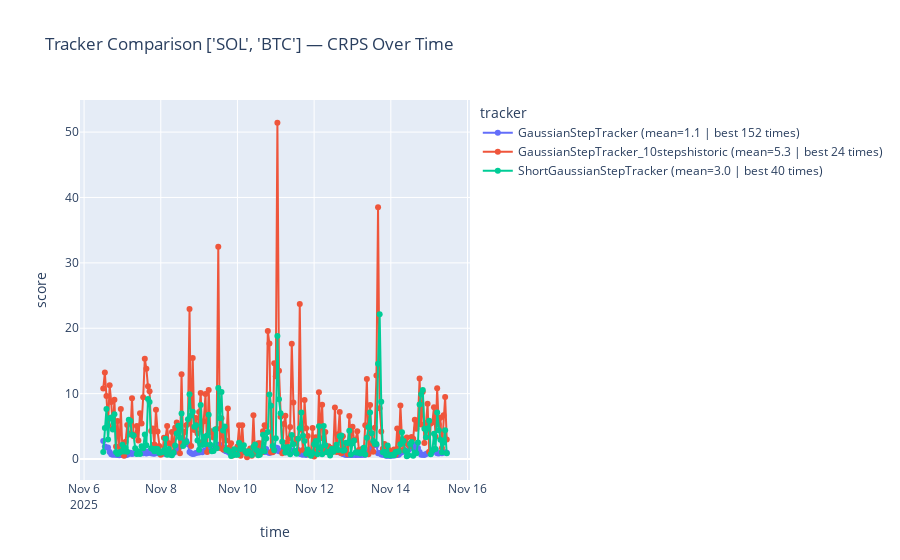

The notebook cell this image was saved under:
### Code cell
# Tracker comparison all assets
plot_tracker_comparison(df_all)

### Figure 1 — Plotly figure (JSON) as saved in the notebook; plotly's stock layout.template omitted (floating-point values rounded to 4 significant figures; data arrays with more than 128 entries replaced by an {"elided": "..."} marker saying what was removed)
{"data": [{"hovertemplate": "tracker=GaussianStepTracker (mean=1.1 | best 152 times)<br>time=%{x}<br>score=%{y}<extra></extra>", "legendgroup": "GaussianStepTracker (mean=1.1 | best 152 times)", "line": {"color": "#636efa", "dash": "solid"}, "marker": {"symbol": "circle"}, "mode": "lines+markers", "name": "GaussianStepTracker (mean=1.1 | best 152 times)", "orientation": "v", "showlegend": true, "type": "scatter", "x": {"elided": "216 str values"}, "xaxis": "x", "y": {"elided": "216 float values"}, "yaxis": "y"}, {"hovertemplate": "tracker=GaussianStepTracker_10stepshistoric (mean=5.3 | best 24 times)<br>time=%{x}<br>score=%{y}<extra></extra>", "legendgroup": "GaussianStepTracker_10stepshistoric (mean=5.3 | best 24 times)", "line": {"color": "#EF553B", "dash": "solid"}, "marker": {"symbol": "circle"}, "mode": "lines+markers", "name": "GaussianStepTracker_10stepshistoric (mean=5.3 | best 24 times)", "orientation": "v", "showlegend": true, "type": "scatter", "x": {"elided": "216 str values"}, "xaxis": "x", "y": {"elided": "216 float values"}, "yaxis": "y"}, {"hovertemplate": "tracker=ShortGaussianStepTracker (mean=3.0 | best 40 times)<br>time=%{x}<br>score=%{y}<extra></extra>", "legendgroup": "ShortGaussianStepTracker (mean=3.0 | best 40 times)", "line": {"color": "#00cc96", "dash": "solid"}, "marker": {"symbol": "circle"}, "mode": "lines+markers", "name": "ShortGaussianStepTracker (mean=3.0 | best 40 times)", "orientation": "v", "showlegend": true, "type": "scatter", "x": {"elided": "216 str values"}, "xaxis": "x", "y": {"elided": "216 float values"}, "yaxis": "y"}], "layout": {"hovermode": "x unified", "legend": {"title": {"text": "tracker"}, "tracegroupgap": 0}, "title": {"text": "Tracker Comparison ['SOL', 'BTC'] — CRPS Over Time"}, "xaxis": {"anchor": "y", "domain": [0, 1], "title": {"text": "time"}}, "yaxis": {"anchor": "x", "domain": [0, 1], "title": {"text": "score"}}}}
